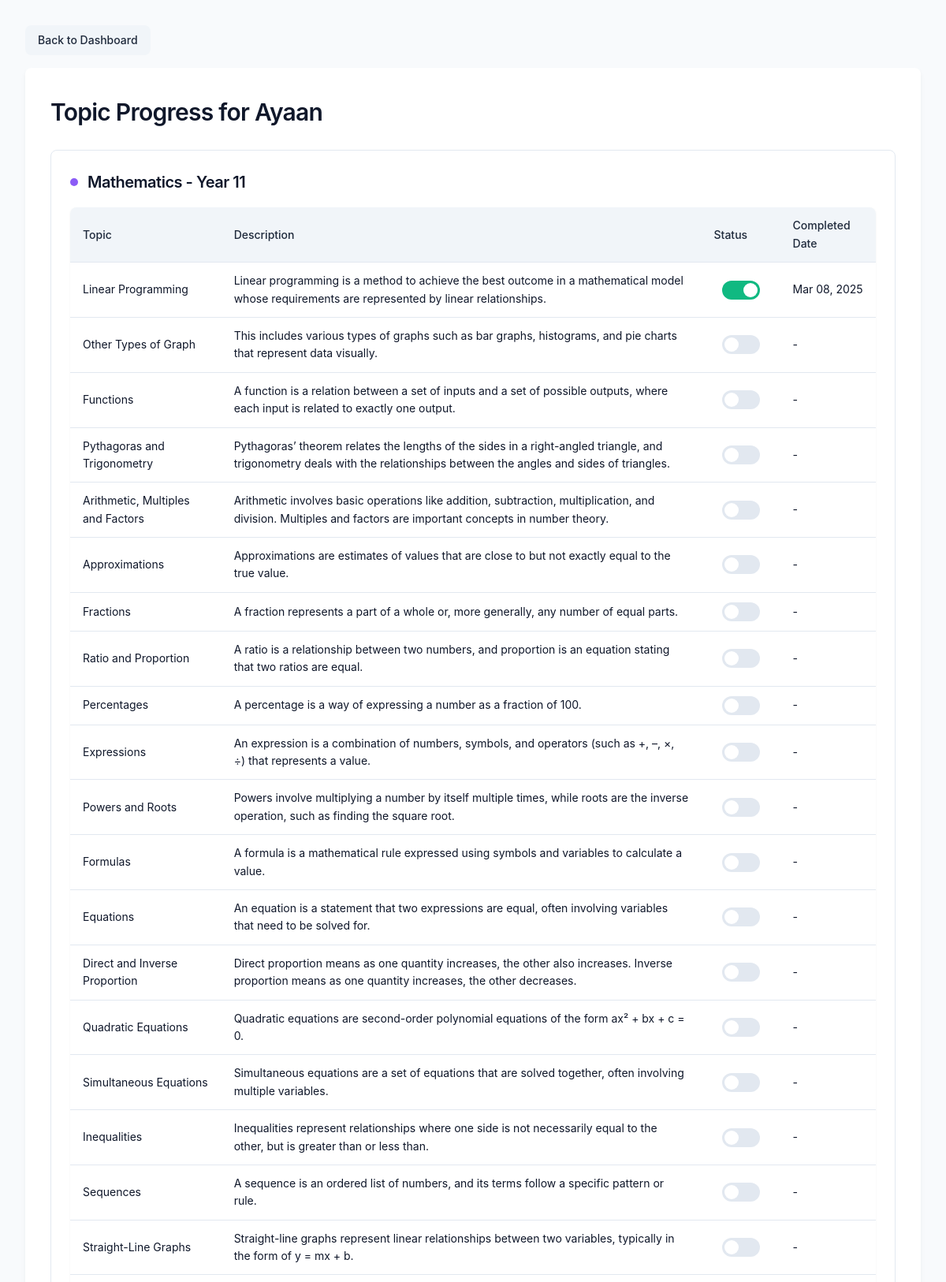
Screenshot of /tracker/topics.php?student_id=1 (upper part) with the database file from the repository.
### tables this page shows
CREATE TABLE IF NOT EXISTS `students` (
  `student_id` int NOT NULL AUTO_INCREMENT,
  `name` varchar(100) NOT NULL,
  `email` varchar(100) NOT NULL,
  `password` varchar(255) NOT NULL,
  `parent_name` varchar(100) DEFAULT NULL,
  `parent_email` varchar(100) DEFAULT NULL,
  `phone` varchar(20) DEFAULT NULL,
  `grade` varchar(20) DEFAULT NULL,
  `subjects` varchar(255) DEFAULT NULL,
  `notes` text,
  `created_at` timestamp NOT NULL DEFAULT CURRENT_TIMESTAMP,
  `last_login` timestamp NULL DEFAULT NULL,
  PRIMARY KEY (`student_id`),
  UNIQUE KEY `email` (`email`)
);

CREATE TABLE IF NOT EXISTS `student_subjects` (
  `id` int NOT NULL AUTO_INCREMENT,
  `student_id` int NOT NULL,
  `subject_id` int NOT NULL,
  `year_level` varchar(20) NOT NULL,
  `created_at` timestamp NOT NULL DEFAULT CURRENT_TIMESTAMP,
  PRIMARY KEY (`id`),
  UNIQUE KEY `student_subject_year` (`student_id`,`subject_id`,`year_level`),
  KEY `subject_id` (`subject_id`)
);

CREATE TABLE IF NOT EXISTS `subjects` (
  `subject_id` int NOT NULL AUTO_INCREMENT,
  `subject_name` varchar(100) NOT NULL,
  `description` text,
  `created_at` timestamp NOT NULL DEFAULT CURRENT_TIMESTAMP,
  PRIMARY KEY (`subject_id`),
  UNIQUE KEY `subject_name` (`subject_name`)
);

CREATE TABLE IF NOT EXISTS `student_topic_progress` (
  `id` int NOT NULL AUTO_INCREMENT,
  `student_id` int NOT NULL,
  `topic_id` int NOT NULL,
  `is_completed` tinyint(1) NOT NULL DEFAULT '0',
  `completed_date` datetime DEFAULT NULL,
  `tutor_id` int DEFAULT NULL,
  `notes` text,
  `created_at` timestamp NOT NULL DEFAULT CURRENT_TIMESTAMP,
  `updated_at` timestamp NOT NULL DEFAULT CURRENT_TIMESTAMP ON UPDATE CURRENT_TIMESTAMP,
  PRIMARY KEY (`id`),
  UNIQUE KEY `student_topic` (`student_id`,`topic_id`),
  KEY `topic_id` (`topic_id`),
  KEY `tutor_id` (`tutor_id`)
);

CREATE TABLE IF NOT EXISTS `topics` (
  `topic_id` int NOT NULL AUTO_INCREMENT,
  `subject_id` int NOT NULL,
  `year_level` varchar(20) NOT NULL,
  `topic_name` varchar(150) NOT NULL,
  `topic_description` text,
  `order_number` int DEFAULT NULL,
  `created_at` timestamp NOT NULL DEFAULT CURRENT_TIMESTAMP,
  PRIMARY KEY (`topic_id`),
  KEY `subject_id` (`subject_id`),
  KEY `idx_year_subject` (`year_level`,`subject_id`)
);

### tracker/topics.php (the view, shortened to what this page needs)
<?php
require_once 'db_connect.php';
$student_id = isset($_GET['student_id']) ? (int)$_GET['student_id'] : 0;
$student_query = "SELECT name FROM students WHERE student_id = ?";
$stmt = $conn->prepare($student_query);
$stmt->bind_param("i", $student_id);
$stmt->execute();
$student_result = $stmt->get_result();
$student = $student_result->fetch_assoc();
?>
<!DOCTYPE html>
<html lang="en">
<head>
    <link rel="stylesheet" href="css/styles.css">
</head>
<body>
<a href="tutor-dashboard.php" class="btn btn-secondary">Back to Dashboard</a>
    <div class="container">
        <h1>Topic Progress for <?php echo htmlspecialchars($student['name']); ?></h1>
        <?php
        $subjects_query = "SELECT ss.subject_id, s.subject_name, ss.year_level
                          FROM student_subjects ss
                          JOIN subjects s ON ss.subject_id = s.subject_id
                          WHERE ss.student_id = ?
                          ORDER BY s.subject_name";
        $stmt = $conn->prepare($subjects_query);
        $stmt->bind_param("i", $student_id);
        $stmt->execute();
        $subjects_result = $stmt->get_result();
        if ($subjects_result->num_rows === 0) {
            echo "<div class='info-message'>This student is not enrolled in any subjects yet.</div>";
        } else {
            echo "<form method='POST' action='" . $_SERVER['PHP_SELF'] . "'>";
            while ($subject = $subjects_result->fetch_assoc()) {
                $subject_id = $subject['subject_id'];
                $subject_name = $subject['subject_name'];
                $year_level = $subject['year_level'];
                echo "<div class='subject-section'>";
                echo "<h2>{$subject_name} - {$year_level}</h2>";
                $topics_query = "SELECT t.topic_id, t.topic_name, t.topic_description,
                                     IFNULL(stp.is_completed, 0) as is_completed,
                                     stp.completed_date, stp.tutor_id
                                 FROM topics t
                                 LEFT JOIN student_topic_progress stp ON t.topic_id = stp.topic_id AND stp.student_id = ?
                                 WHERE t.subject_id = ? AND t.year_level = ?
                                 ORDER BY t.order_number";
                $stmt = $conn->prepare($topics_query);
                $stmt->bind_param("iis", $student_id, $subject_id, $year_level);
                $stmt->execute();
                $topics_result = $stmt->get_result();
                if ($topics_result->num_rows > 0) {
                    echo "<table class='topics-table'>";
                    echo "<thead><tr>";
                    echo "<th>Topic</th>";
                    echo "<th>Description</th>";
                    echo "<th>Status</th>";
                    echo "<th>Completed Date</th>";
                    echo "</tr></thead>";
                    echo "<tbody>";
                    while ($topic = $topics_result->fetch_assoc()) {
                        $completed_date = $topic['completed_date'] ? date('M d, Y', strtotime($topic['completed_date'])) : '-';
                        echo "<tr>";
                        echo "<td>" . htmlspecialchars($topic['topic_name']) . "</td>";
                        echo "<td>" . htmlspecialchars($topic['topic_description']) . "</td>";
                        echo "<td class='checkbox-cell'>";
                        echo "<label class='switch'>";
                        echo "<span class='slider round'></span>";
                        echo "</label>";
                        echo "</td>";
                        echo "<td>{$completed_date}</td>";
                        echo "</tr>";
                    }
                    echo "</tbody></table>";
                } else {
                    echo "<p>No topics found for this subject and year level.</p>";
                }
                echo "</div>";
            }
            echo "</form>";
        }
        ?>
    </div>

### styles.css (style rules this page uses)
:root { --background: 0 0% 100%; --foreground: 240 10% 3.9%; --card: 0 0% 100%; --card-foreground: 240 10% 3.9%; --popover: 0 0% 100%; --popover-foreground: 240 10% 3.9%; --primary: 240 5.9% 10%; --primary-foreground: 0 0% 98%; --secondary: 240 4.8% 95.9%; --secondary-foreground: 240 5.9% 10%; --muted: 240 4.8% 95.9%; --muted-foreground: 240 3.8% 46.1%; --accent: 240 4.8% 95.9%; --accent-foreground: 240 5.9% 10%; --destructive: 0 84.2% 60.2%; --destructive-foreground: 0 0% 98%; --border: 240 5.9% 90%; --input: 240 5.9% 90%; --ring: 240 5.9% 10%; --radius: 0.5rem; }
* { margin: 0; padding: 0; box-sizing: border-box; }
body { font-family: -apple-system, BlinkMacSystemFont, "Segoe UI", Roboto, "Helvetica Neue", Arial, sans-serif; background-color: hsl(var(--background)); color: hsl(var(--foreground)); line-height: 1.6; }
.container { max-width: 900px; margin: 2rem auto; padding: 0 1rem; }
table { width: 100%; border-collapse: collapse; }
table th { background-color: hsl(var(--secondary)); text-align: left; padding: 0.75rem 1rem; font-size: 0.9rem; font-weight: 500; }
table td { padding: 0.75rem 1rem; border-top: 1px solid hsl(var(--border)); font-size: 0.9rem; }
table tr:nth-child(even) { background-color: hsl(var(--accent)); }

### rows the page displays
students: name "Ayaan"
student_subjects: subject.subject_name "Mathematics", year_level "Year 11"
student_topic_progress: topic.topic_name "Linear Programming", topic.topic_description "Linear programming is a method to achieve the best outcome in a mathematical model whose requirements are represented by linear relationships.", completed_date "Mar 08, 2025"
topics: topic_name "Other Types of Graph", topic_description "This includes various types of graphs such as bar graphs, histograms, and pie charts that represent data visually.", completed_date "-"
topics: topic_name "Functions", topic_description "A function is a relation between a set of inputs and a set of possible outputs, where each input is related to exactly one output.", completed_date "-"
topics: topic_name "Pythagoras and Trigonometry", topic_description "Pythagoras’ theorem relates the lengths of the sides in a right-angled triangle, and trigonometry deals with the relationships between the angles and sides of triangles.", completed_date "-"
topics: topic_name "Arithmetic, Multiples and Factors", topic_description "Arithmetic involves basic operations like addition, subtraction, multiplication, and division. Multiples and factors are important concepts in number theory.", completed_date "-"
topics: topic_name "Approximations", topic_description "Approximations are estimates of values that are close to but not exactly equal to the true value.", completed_date "-"
topics: topic_name "Fractions", topic_description "A fraction represents a part of a whole or, more generally, any number of equal parts.", completed_date "-"
topics: topic_name "Ratio and Proportion", topic_description "A ratio is a relationship between two numbers, and proportion is an equation stating that two ratios are equal.", completed_date "-"
topics: topic_name "Percentages", topic_description "A percentage is a way of expressing a number as a fraction of 100.", completed_date "-"
topics: topic_name "Expressions", topic_description "An expression is a combination of numbers, symbols, and operators (such as +, –, ×, ÷) that represents a value.", completed_date "-"
topics: topic_name "Powers and Roots", topic_description "Powers involve multiplying a number by itself multiple times, while roots are the inverse operation, such as finding the square root.", completed_date "-"
topics: topic_name "Formulas", topic_description "A formula is a mathematical rule expressed using symbols and variables to calculate a value.", completed_date "-"
topics: topic_name "Equations", topic_description "An equation is a statement that two expressions are equal, often involving variables that need to be solved for.", completed_date "-"
topics: topic_name "Direct and Inverse Proportion", topic_description "Direct proportion means as one quantity increases, the other also increases. Inverse proportion means as one quantity increases, the other decreases.", completed_date "-"
topics: topic_name "Quadratic Equations", topic_description "Quadratic equations are second-order polynomial equations of the form ax² + bx + c = 0.", completed_date "-"
topics: topic_name "Simultaneous Equations", topic_description "Simultaneous equations are a set of equations that are solved together, often involving multiple variables.", completed_date "-"
topics: topic_name "Inequalities", topic_description "Inequalities represent relationships where one side is not necessarily equal to the other, but is greater than or less than.", completed_date "-"
topics: topic_name "Sequences", topic_description "A sequence is an ordered list of numbers, and its terms follow a specific pattern or rule.", completed_date "-"
topics: topic_name "Straight-Line Graphs", topic_description "Straight-line graphs represent linear relationships between two variables, typically in the form of y = mx + b.", completed_date "-"
